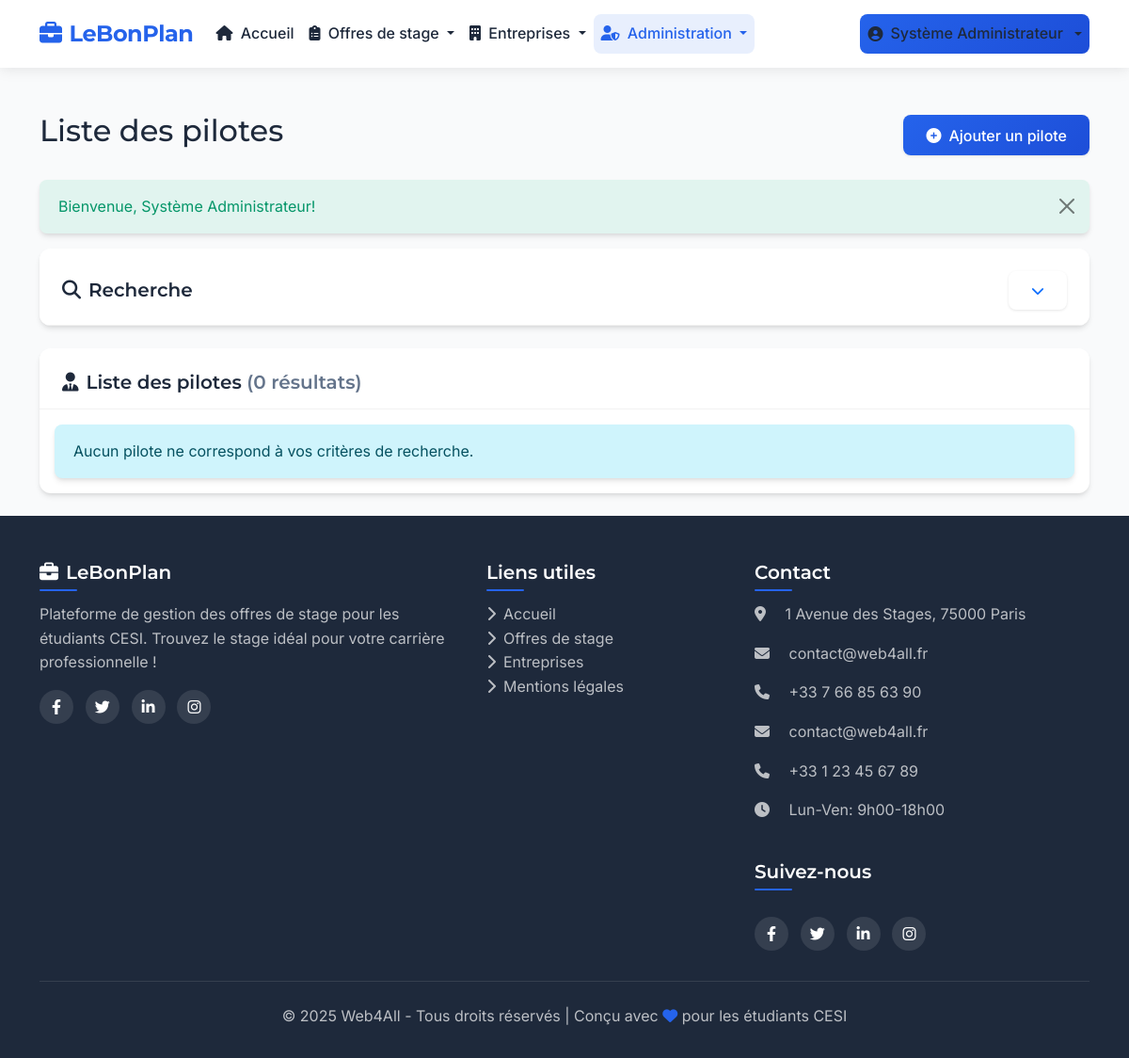
Before: /index.php?page=pilotes (signed in) with the older database file.
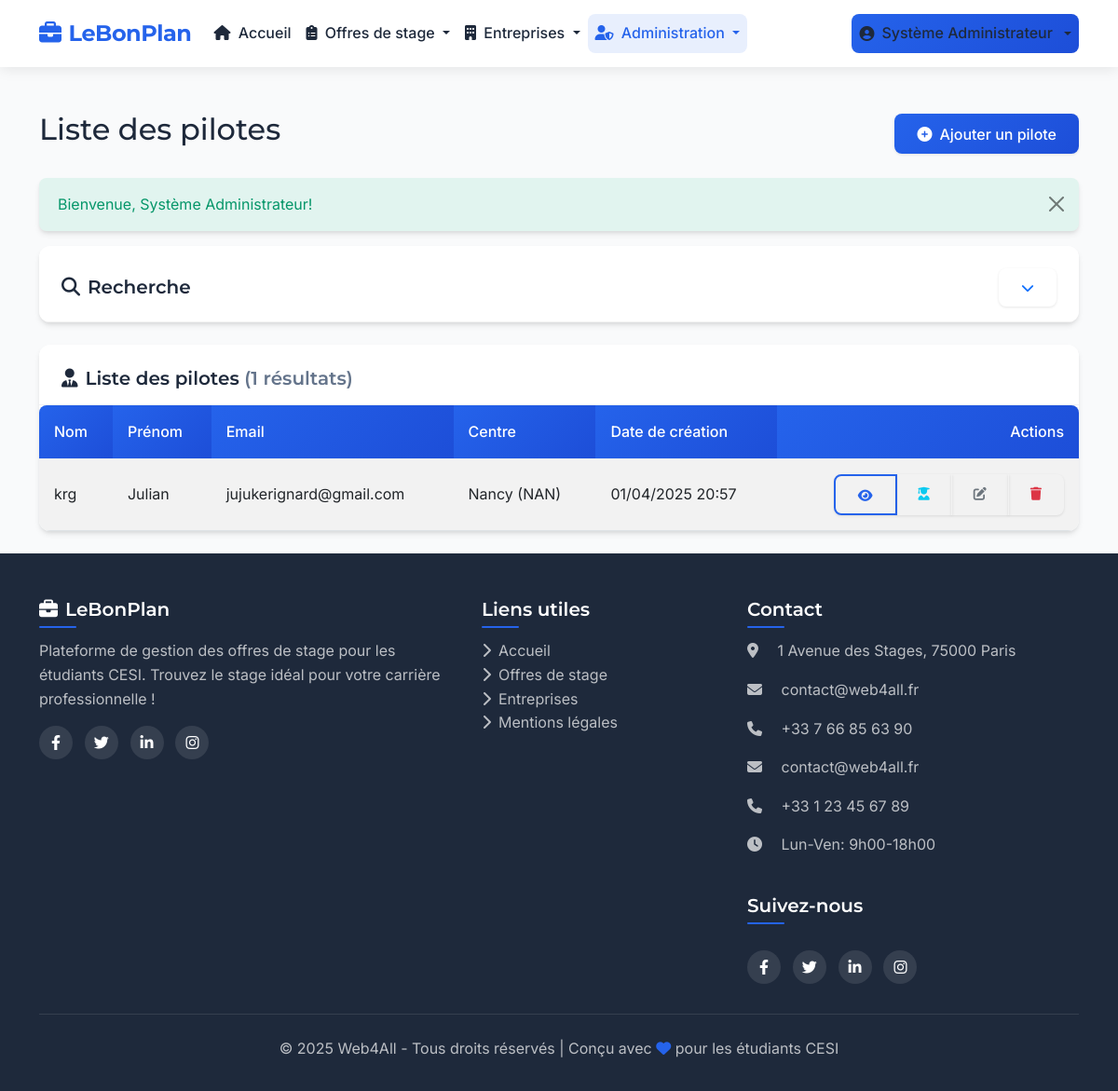
After: the same page with the newer database file.
### tables this page shows
CREATE TABLE `pilotes` (
  `id` int NOT NULL,
  `user_id` int NOT NULL,
  `nom` varchar(50) NOT NULL,
  `prenom` varchar(50) NOT NULL,
  `created_at` datetime NOT NULL,
  `updated_at` datetime DEFAULT CURRENT_TIMESTAMP ON UPDATE CURRENT_TIMESTAMP,
  `centre_id` int DEFAULT NULL
);

CREATE TABLE `utilisateurs` (
  `id` int NOT NULL,
  `email` varchar(100) NOT NULL,
  `password` varchar(255) NOT NULL,
  `role` enum('admin','pilote','etudiant') NOT NULL,
  `created_at` datetime NOT NULL,
  `updated_at` datetime DEFAULT CURRENT_TIMESTAMP ON UPDATE CURRENT_TIMESTAMP
);

CREATE TABLE `centres` (
  `id` int NOT NULL,
  `nom` varchar(100) NOT NULL,
  `code` varchar(20) NOT NULL,
  `adresse` text,
  `created_at` datetime NOT NULL,
  `updated_at` datetime DEFAULT CURRENT_TIMESTAMP ON UPDATE CURRENT_TIMESTAMP
);

### controllers/PiloteController.php (called while the page is built, shortened)
<?php
class PiloteController {
    private $piloteModel;
    public function __construct() {
        require_once MODELS_PATH . '/Pilote.php';
        $this->piloteModel = new Pilote();
    }
    public function index() {
        $page = getCurrentPage();
        $filters = [];
        $pilotes = $this->piloteModel->getAll($page, ITEMS_PER_PAGE, $filters);
        $totalPilotes = $this->piloteModel->countAll($filters);
        $pageTitle = "Liste des pilotes";
        include VIEWS_PATH . '/pilotes/index.php';
    }
}

### includes/functions.php (called while the page is built, shortened)
<?php
function url($page = 'accueil', $action = '', $params = []) {
    $baseUrl = rtrim(URL_ROOT, '/');
    $url = $baseUrl . '/index.php';
    $queryParams = ['page' => $page];
    if (!empty($action)) {
        $queryParams['action'] = $action;
    }
    if (!empty($params)) {
        $queryParams = array_merge($queryParams, $params);
    }
    return $url . '?' . http_build_query($queryParams);
}
function isLoggedIn() {
    return isset($_SESSION['user_id']) && !empty($_SESSION['user_id']);
}
function hasRole($role) {
    if ($_SESSION['role'] === ROLE_ADMIN) {
        return true;
    }
    return $_SESSION['role'] == $role;
}
function isAdmin() {
    return hasRole(ROLE_ADMIN);
}
function getCurrentPage($default = 1) {
    return isset($_GET['p']) && is_numeric($_GET['p']) ? max(1, (int)$_GET['p']) : $default;
}

### models/Pilote.php (called while the page is built, shortened)
<?php
class Pilote {
    private $conn;
    private $table = 'pilotes';
    private $usersTable = 'utilisateurs';
    public function __construct() {
        require_once ROOT_PATH . '/config/database.php';
        try {
            $database = new Database();
            $this->conn = $database->getConnection();
        } catch (Exception $e) {
            $this->dbError = true;
            error_log("Exception dans Pilote::__construct(): " . $e->getMessage());
        }
    }
    public function getAll($page = 1, $limit = ITEMS_PER_PAGE, $filters = []) {
        try {
            $offset = ($page - 1) * $limit;
            $query = "SELECT p.*, u.email, u.role, c.nom as centre_nom, c.code as centre_code
                     FROM {$this->table} p
                     LEFT JOIN {$this->usersTable} u ON p.user_id = u.id
                     LEFT JOIN centres c ON p.centre_id = c.id";
            $params = [];
            $orderBy = !empty($filters['order_by']) ? $filters['order_by'] : 'p.nom';
            $orderDir = !empty($filters['order_dir']) ? $filters['order_dir'] : 'ASC';
            $query .= " ORDER BY {$orderBy} {$orderDir}";
            $query .= " LIMIT :limit OFFSET :offset";
            $params[':limit'] = $limit;
            $params[':offset'] = $offset;
            $stmt = $this->conn->prepare($query);
            foreach ($params as $key => $value) {
                if (is_int($value)) {
                    $stmt->bindValue($key, $value, PDO::PARAM_INT);
                } else {
                    $stmt->bindValue($key, $value, PDO::PARAM_STR);
                }
            }
            $stmt->execute();
            $pilotes = [];
            while ($row = $stmt->fetch(PDO::FETCH_ASSOC)) {
                $pilote = [
                    'id' => $row['id'],
                    'user_id' => $row['user_id'],
                    'nom' => $row['nom'],
                    'prenom' => $row['prenom'],
                    'email' => $row['email'],
                    'role' => $row['role'],
                    'centre_id' => $row['centre_id'],
                    'centre_nom' => $row['centre_nom'],
                    'centre_code' => $row['centre_code'],
                    'created_at' => $row['created_at'],
                    'updated_at' => $row['updated_at']
                ];
                $pilotes[] = $pilote;
            }
            return $pilotes;
        } catch (PDOException $e) {
            error_log("Erreur dans Pilote::getAll() - " . $e->getMessage());
            return [];
        }
    }
    public function countAll($filters = []) {
        try {
            $query = "SELECT COUNT(DISTINCT p.id) as total FROM {$this->table} p
                      LEFT JOIN {$this->usersTable} u ON p.user_id = u.id";
            $params = [];
            $stmt = $this->conn->prepare($query);
            $stmt->execute();
            $row = $stmt->fetch(PDO::FETCH_ASSOC);
            return (int) $row['total'];
        } catch (PDOException $e) {
            error_log("Erreur lors du comptage des pilotes: " . $e->getMessage());
            return 0;
        }
    }
}

### config/database.php (called while the page is built, shortened)
<?php
class Database {
    private $host = 'localhost';
    private $db_name = 'stages_db';
    private $username = 'julian';
    private $password = 'hM+8jfB8;9';
    private $conn = null;
    public function getConnection() {
        try {
            $this->conn = new PDO(
                "mysql:host={$this->host};dbname={$this->db_name}",
                $this->username,
                $this->password
            );
            $this->conn->setAttribute(PDO::ATTR_ERRMODE, PDO::ERRMODE_EXCEPTION);
            $this->conn->exec("SET NAMES utf8");
        } catch(PDOException $e) {
            $errorMessage = "Erreur de connexion à la base de données : " . $e->getMessage();
            error_log($errorMessage);
            if (defined('ENVIRONMENT') && ENVIRONMENT === 'development') {
                echo "<div style='border:1px solid #dc3545; padding:10px; margin:10px; background-color:#f8d7da; color:#721c24;'>";
                echo "<h3>Erreur de connexion à la base de données</h3>";
                echo "<p><strong>Message:</strong> " . $e->getMessage() . "</p>";
                echo "<p><strong>Code:</strong> " . $e->getCode() . "</p>";
                echo "<p>Vérifiez que:</p>";
                echo "<ul>";
                echo "<li>Le serveur MySQL est démarré</li>";
                echo "<li>Les identifiants dans config/database.php sont corrects</li>";
                echo "<li>La base de données '{$this->db_name}' existe</li>";
                echo "</ul>";
                echo "</div>";
            } else {
                error_log("Erreur de connexion à la base de données: " . $e->getMessage());
            }
            $this->conn = null;
        }
        return $this->conn;
    }
}

### views/pilotes/index.php (the view, shortened to what the changed rows need)
<?php
include ROOT_PATH . '/views/templates/header.php';
?>
    <div class="container mt-4">
        <div class="d-flex justify-content-between align-items-center mb-4">
            <h1 class="h2"><?php echo $pageTitle; ?></h1>
            <?php if (isAdmin()): ?>
                <a href="<?php echo url('pilotes', 'creer'); ?>" class="btn btn-primary">
                    <i class="fas fa-plus-circle me-2"></i>Ajouter un pilote
                </a>
            <?php endif; ?>
        </div>
        <?php if (isset($_SESSION['flash_message'])): ?>
            <div class="alert alert-<?php echo $_SESSION['flash_message']['type']; ?> alert-dismissible fade show" role="alert">
                <?php echo $_SESSION['flash_message']['message']; ?>
                <button type="button" class="btn-close" data-bs-dismiss="alert" aria-label="Close"></button>
            </div>
        <?php endif; ?>
        <div class="card mb-4 shadow-sm">
            <div class="card-header bg-white">
                <div class="d-flex justify-content-between align-items-center">
                    <h5 class="mb-0"><i class="fas fa-search me-2"></i>Recherche</h5>
                    <button class="btn btn-sm btn-link" type="button" data-bs-toggle="collapse" data-bs-target="#searchCollapse" aria-expanded="false">
                        <i class="fas fa-chevron-down"></i>
                    </button>
                </div>
            </div>
        </div>
        <div class="card shadow-sm">
            <div class="card-header bg-white">
                <h5 class="mb-0">
                    <i class="fas fa-user-tie me-2"></i>Liste des pilotes
                    <span class="text-muted">(<?php echo $totalPilotes; ?> résultats)</span>
                </h5>
            </div>
            <div class="card-body p-0">
                <?php if (empty($pilotes)): ?>
                    <div class="alert alert-info m-3">
                        Aucun pilote ne correspond à vos critères de recherche.
                    </div>
                <?php else: ?>
                    <div class="table-responsive">
                        <table class="table table-hover table-striped mb-0">
                            <thead>
                            <tr>
                                <th>Nom</th>
                                <th>Prénom</th>
                                <th>Email</th>
                                <th>Centre</th>
                                <th>Date de création</th>
                                <th class="text-end">Actions</th>
                            </tr>
                            </thead>
                            <tbody>
                            <?php foreach ($pilotes as $pilote): ?>
                                <tr>
                                    <td><?php echo htmlspecialchars($pilote['nom']); ?></td>
                                    <td><?php echo htmlspecialchars($pilote['prenom']); ?></td>
                                    <td><?php echo htmlspecialchars($pilote['email']); ?></td>
                                    <td>
                                        <?php if (!empty($pilote['centre_nom'])): ?>
                                            <?php echo htmlspecialchars($pilote['centre_nom']); ?> (<?php echo htmlspecialchars($pilote['centre_code']); ?>)
                                        <?php else: ?>
                                            <span class="text-muted">Non assigné</span>
                                        <?php endif; ?>
                                    </td>
                                    <td><?php echo (new DateTime($pilote['created_at']))->format('d/m/Y H:i'); ?></td>
                                    <td class="text-end">
                                        <div class="btn-group">
                                            <a href="<?php echo url('pilotes', 'detail', ['id' => $pilote['id']]); ?>" class="btn btn-sm btn-outline-primary" title="Détails">
                                                <i class="fas fa-eye"></i>
                                            </a>
                                            <a href="<?php echo url('pilotes', 'etudiants', ['id' => $pilote['id']]); ?>" class="btn btn-sm btn-outline-info" title="Étudiants assignés">
                                                <i class="fas fa-user-graduate"></i>
                                            </a>
                                            <?php if (isAdmin()): ?>
                                                <a href="<?php echo url('pilotes', 'modifier', ['id' => $pilote['id']]); ?>" class="btn btn-sm btn-outline-secondary" title="Modifier">
                                                    <i class="fas fa-edit"></i>
                                                </a>
                                                <a href="<?php echo url('pilotes', 'supprimer', ['id' => $pilote['id']]); ?>" class="btn btn-sm btn-outline-danger" title="Supprimer">
                                                    <i class="fas fa-trash"></i>
                                                </a>
                                            <?php endif; ?>
                                        </div>
                                    </td>
                                </tr>
                            <?php endforeach; ?>
                            </tbody>
                        </table>
                    </div>
                <?php endif; ?>
            </div>
        </div>
    </div>
<?php include ROOT_PATH . '/views/templates/footer.php'; ?>

Changed rows visible on the page:
added pilotes: nom "krg", prenom "Julian", user.email "jujukerignard@gmail.com", centre.nom "Nancy", centre.code "NAN", created_at "01/04/2025 20:57"
Other visible differences:
$totalPilotes: "0" → "1"
text no longer shown: "Aucun pilote ne correspond à vos critères de recherche."
text now shown: "Nom Prénom Email Centre Date de création Actions"
